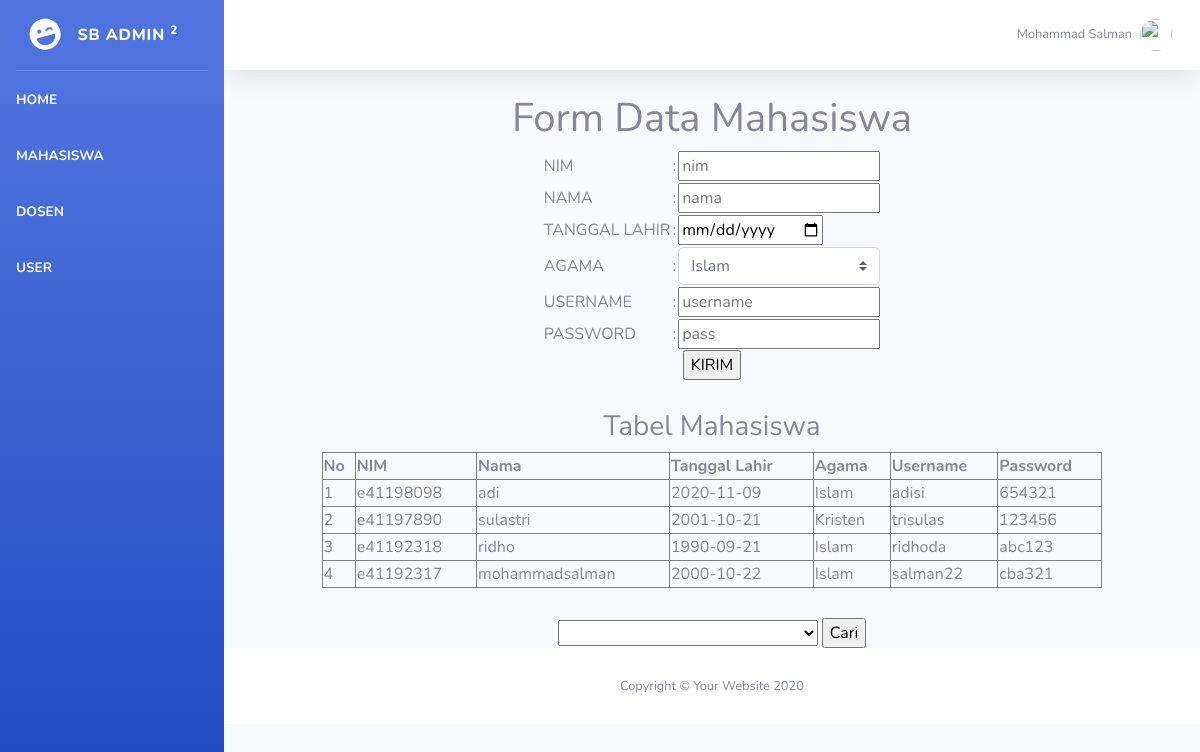
Screenshot of /web_bootstrap_mohammad_salman_tugas/mahasiswa.php with the database file from the repository.
### tables this page shows
CREATE TABLE `mahasiswa` (
  `nim` varchar(9) NOT NULL,
  `nama` varchar(50) NOT NULL,
  `tanggal_lahir` date NOT NULL,
  `agama` varchar(20) NOT NULL,
  `username` varchar(30) NOT NULL,
  `password` varchar(20) NOT NULL
);

### web_bootstrap_mohammad_salman_tugas/mahasiswa.php (the view, shortened to what this page needs)
<?php
include_once("config.php");
$result = mysqli_query($mysqli, "SELECT * FROM mahasiswa ORDER BY nim DESC");
?>
<!DOCTYPE html>
<html lang="en">
<head>
  <link href="vendor/fontawesome-free/css/all.min.css" rel="stylesheet" type="text/css">
  <link href="css/sb-admin-2.min.css" rel="stylesheet">
</head>
<body id="page-top">
  <div id="wrapper">
    <?php include "./sidebar.php"?>
    <div id="content-wrapper" class="d-flex flex-column">
      <div id="content">
        <nav class="navbar navbar-expand navbar-light bg-white topbar mb-4 static-top shadow">
          <ul class="navbar-nav ml-auto">
            <li class="nav-item dropdown no-arrow">
              <a class="nav-link dropdown-toggle" href="#" id="userDropdown" role="button" data-toggle="dropdown" aria-haspopup="true" aria-expanded="false">
                <span class="mr-2 d-none d-lg-inline text-gray-600 small">Mohammad Salman</span>
                <img class="img-profile rounded-circle" src="https://source.unsplash.com/QAB-WJcbgJk/60x60">
              </a>
            </li>
          </ul>
        </nav>
      <center>
  <h1>Form Data Mahasiswa</h1>
  <form action="simpan.php" method="POST">
    <table>
      <tr>
        <td>NIM</td>
        <td>:</td>
        <td><input type="text" name="ta" placeholder="nim" onKeyDown="textCounter(this.form.ta,this.form.countDisplay);" onKeyUp="textCounter(this.form.ta,this.form.countDisplay);"></td>
      </tr>
      <tr>
        <td>NAMA</td>
        <td>:</td>
        <td><input type="text" name="nama" placeholder="nama" onkeypress="return huruf(event)" onkeydown="return namafungsi(event)"></td>
      </tr>
      <tr>
        <td>TANGGAL LAHIR</td>
        <td>:</td>
        <td><input type="date" name="tgl_lahir"></td>
      </tr>
      <tr>
        <td>AGAMA</td>
        <td>:</td>
        <td><select class="custom-select" name="agama">
                <option value="Islam">Islam</option>
            </select>
        </td>
      </tr>
      <tr>
        <td>USERNAME</td>
        <td>:</td>
        <td><input type="text" name="username" placeholder="username"></td>
      </tr>
      <tr>
        <td>PASSWORD</td>
        <td>:</td>
        <td><input type="password" name="password" placeholder="pass"></td>
      </tr>
    </table>
    <center><input type="submit" name="" value="KIRIM"></center>
    <h3 style="margin-top: 30px;">Tabel Mahasiswa</h3>
    <table width='80%' border=1>
      <tr>
        <th>No</th> <th>NIM</th> <th>Nama</th> <th>Tanggal Lahir</th> <th>Agama</th> <th>Username</th> <th>Password</th>
      </tr>
    <?php
      $no=1;
      while($user_data = mysqli_fetch_array($result)) {
          echo "<tr>";
          echo "<td>".$no++."</td>";
          echo "<td>".$user_data['nim']."</td>";
          echo "<td>".$user_data['nama']."</td>";
          echo "<td>".$user_data['tanggal_lahir']."</td>";
          echo "<td>".$user_data['agama']."</td>";
          echo "<td>".$user_data['username']."</td>";
          echo "<td>".$user_data['password']."</td>";
      }
    ?>
    </table>
    </form>
<form>
    <div style="margin-top: 30px;">
    <form method="GET">
      <select name="nim">
        <option value=""></option>
          <?php
            $result = mysqli_query($mysqli,"SELECT * FROM mahasiswa");
            while($user_data = mysqli_fetch_array($result)){
              ?>
                <option value="<?=$user_data['nim']?>"><?=$user_data['nim']." - ".$user_data['nama']?></option>
          <?php
        }
       ?>
      </select>
      <input type="submit" value="Cari">
    </form>
  </div>
</form>
      <footer class="sticky-footer bg-white">
        <div class="container my-auto">
          <div class="copyright text-center my-auto">
            <span>Copyright &copy; Your Website 2020</span>
          </div>
        </div>
      </footer>
    </div>
  </div>
</body>
</html>

### web_bootstrap_mohammad_salman_tugas/sidebar.php
<ul class="navbar-nav bg-gradient-primary sidebar sidebar-dark accordion" id="accordionSidebar">
  <a class="sidebar-brand d-flex align-items-center justify-content-center" href="index.html">
    <div class="sidebar-brand-icon rotate-n-15">
      <i class="fas fa-laugh-wink"></i>
    </div>
    <div class="sidebar-brand-text mx-3">SB Admin <sup>2</sup></div>
  </a>
  <hr class="sidebar-divider my-0">
  <li class="nav-item active">
    <a class="nav-link" href="index.php">
      <span>HOME</span>
    </a>
    <a class="nav-link" href="mahasiswa.php">
      <span>MAHASISWA</span>
    </a>
    <a class="nav-link" href="dosen.php">
      <span>DOSEN</span>
    </a>
    <a class="nav-link" href="contact.php">
      <span>USER</span>
    </a>
  </li>
</ul>

### rows the page displays
mahasiswa: nim "e41198098", nama "adi", tanggal_lahir "2020-11-09", agama "Islam", username "adisi", password "654321"
mahasiswa: nim "e41197890", nama "sulastri", tanggal_lahir "2001-10-21", agama "Kristen", username "trisulas", password "123456"
mahasiswa: nim "e41192318", nama "ridho", tanggal_lahir "1990-09-21", agama "Islam", username "ridhoda", password "abc123"
mahasiswa: nim "e41192317", nama "mohammadsalman", tanggal_lahir "2000-10-22", agama "Islam", username "salman22", password "cba321"
